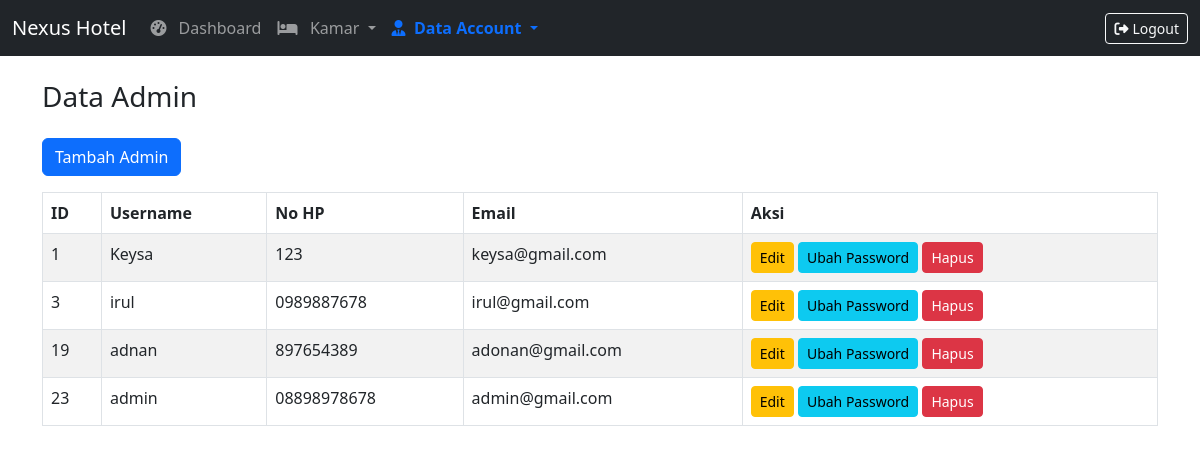
Page /admin/dtadmin.php on the committed database.
### tables this page shows
CREATE TABLE `cust` (
  `id_cust` int(12) NOT NULL,
  `username` varchar(255) NOT NULL,
  `email` varchar(255) NOT NULL,
  `password` varchar(255) NOT NULL,
  `no_hp` varchar(15) NOT NULL,
  `role` enum('customer','admin') DEFAULT 'customer'
);

### admin/dtadmin.php (the view, shortened to what this page needs)
<?php
require_once '../koneksi.php';
$currentPage = 'dtadmin';
$result = $conn->query("SELECT * FROM cust WHERE role='admin'");
?>
<!DOCTYPE html>
<html lang="en">
<head>
  <link href="https://cdn.jsdelivr.net/npm/bootstrap@5.3.0/dist/css/bootstrap.min.css" rel="stylesheet" />
  <link rel="stylesheet" href="https://cdnjs.cloudflare.com/ajax/libs/font-awesome/6.4.0/css/all.min.css" />
</head>
<body>
  <nav class="navbar navbar-expand-lg navbar-dark bg-dark d-none d-lg-flex">
    <div class="container-fluid">
      <a class="navbar-brand" href="dashboard.php">Nexus Hotel</a>
      <div class="collapse navbar-collapse">
        <ul class="navbar-nav me-auto mb-2 mb-lg-0">
          <li class="nav-item">
            <a class="nav-link <?php if ($currentPage == 'dashboard')
              echo 'active'; ?>" href="dashboard.php">
              <i class="fas fa-tachometer-alt me-2"></i> Dashboard
            </a>
          </li>
          <li class="nav-item dropdown">
            <a class="nav-link dropdown-toggle <?php if ($currentPage == 'kamar' || $currentPage == 'tambah')
              echo 'active'; ?>" data-bs-toggle="dropdown" href="#" role="button" aria-expanded="false">
              <i class="fas fa-bed"></i> &nbsp; Kamar
            </a>
          </li>
          <li class="nav-item dropdown">
            <a class="nav-link dropdown-toggle <?php if ($currentPage == 'dtadmin' || $currentPage == 'dtcust')
              echo 'active'; ?>" data-bs-toggle="dropdown" href="#" role="button" aria-expanded="false">
              <i class="fas fa-user-tie"></i>&nbsp; Data Account
            </a>
          </li>
        </ul>
        <a href="../logout.php" class="btn btn-outline-light btn-sm"><i class="fas fa-sign-out-alt me-1"></i>Logout</a>
      </div>
    </div>
  </nav>
  <div class="container py-4">
    <h3>Data Admin</h3>
    <button class="btn btn-primary my-3" data-bs-toggle="modal" data-bs-target="#modalTambah">Tambah Admin</button>
    <table class="table table-bordered table-striped">
      <thead>
        <tr>
          <th>ID</th>
          <th>Username</th>
          <th>No HP</th>
          <th>Email</th>
          <th>Aksi</th>
        </tr>
      </thead>
      <tbody>
        <?php while ($admin = $result->fetch_assoc()): ?>
          <tr>
            <td><?= $admin['id_cust'] ?></td>
            <td><?= htmlspecialchars($admin['username']) ?></td>
            <td><?= htmlspecialchars($admin['no_hp']) ?></td>
            <td><?= htmlspecialchars($admin['email']) ?></td>
            <td>
              <button class="btn btn-sm btn-warning" data-bs-toggle="modal" data-bs-target="#modalEdit"
                data-id="<?= $admin['id_cust'] ?>" data-username="<?= htmlspecialchars($admin['username']) ?>"
                data-no_hp="<?= htmlspecialchars($admin['no_hp']) ?>"
                data-email="<?= htmlspecialchars($admin['email']) ?>">
                Edit
              </button>
              <button class="btn btn-sm btn-info" data-bs-toggle="modal" data-bs-target="#modalPassword"
                data-id="<?= $admin['id_cust'] ?>">
                Ubah Password
              </button>
              <a href="?hapus=<?= $admin['id_cust'] ?>" class="btn btn-sm btn-danger"
                onclick="return confirm('Yakin mau hapus admin ini?')">Hapus</a>
            </td>
          </tr>
        <?php endwhile; ?>
      </tbody>
    </table>
  </div>
</body>
</html>

### admin/dtadmin.php (style rules this page uses)
.nav-link.active { font-weight: bold; color: #0d6efd !important; }
.container { margin-left: auto; }

### rows in the picture
cust: id_cust "1", username "Keysa", no_hp "123", email "keysa@gmail.com"
cust: id_cust "3", username "irul", no_hp "0989887678", email "irul@gmail.com"
cust: id_cust "19", username "adnan", no_hp "897654389", email "adonan@gmail.com"
cust: id_cust "23", username "admin", no_hp "08898978678", email "admin@gmail.com"
